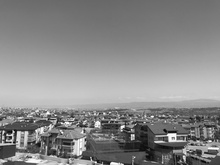
%> input picture low pass filtering process/new_image.jpeg, 220 x 165 px, shrunk from 1600 x 1200 before the run
$ octave 'low pass filtering process code.m'   (GNU Octave 9; MATLAB toolbox functions it lacks are replaced by stand-ins)
%> lines starting %> are read from the running program, lines starting %| are printed output that depends on the picture
clear all,clc,close all
I = imread('new_image.jpeg');
%> I is the input picture: size 165x220 uint8; min 0, max 255, mean 136.3
gray=im2double(I);
[N M]=size(gray);
%> N = 165; M = 220
SNR0 = 0;
SNR10 = 10;
SNR20 = 20;
SNR30 = 30;
qmax=1;
qmin=0;

PS=sum(sum(gray.^2))/(M*N);
%> PS = 0.315

%0 db Gurultulu Fotograf
sigma0 = PS./(10^(0.1*SNR0));
%> sigma0 = 0.315
W0 = sqrt(sigma0).*randn(N,M);
A0= plus(gray,W0);
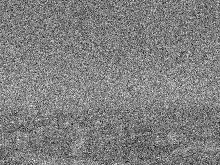
%> A0: size 165x220 double; min -1.84, max 2.87, mean 0.53; drawn with min black and max white

%10 db Gurultulu Fotograf
sigma10 = PS./(10^(0.1*SNR10));
%> sigma10 = 0.0315
W10 = sqrt(sigma10).*randn(N,M);
A10= plus(gray,W10);
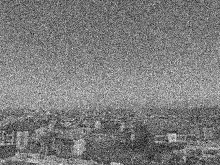
%> A10: size 165x220 double; min -0.444, max 1.56, mean 0.534; drawn with min black and max white

%20 db Gurultulu Fotograf
sigma20 = PS./(10^(0.1*SNR20));
%> sigma20 = 0.00315
W20 = sqrt(sigma20).*randn(N,M);
A20= plus(gray,W20);

%30 db Gurultulu Fotograf
sigma30 = PS./(10^(0.1*SNR30));
%> sigma30 = 0.000315
W30 = sqrt(sigma30).*randn(N,M);
A30= plus(gray,W30);

% Suzgecler icin matrisler

ags1 = [1 1 1;1 1 1;1 1 1]/9;
ags2 = [1 1 1;1 2 1;1 1 1]*(1/10);
ags3 = [1 2 1;2 4 2;1 2 1]*(1/16);
ags11 = ones(7,7)/9;
ags31 = [   1 1 1 1 1 1 1;
            1 1 1 1 1 1 1;
            1 1 1 2 1 1 1;
            1 1 2 4 2 1 1;
            1 1 1 2 1 1 1;
            1 1 1 1 1 1 1;
            1 1 1 1 1 1 1;]*(1/16);

%Figur 1:

B(1:N+2,1:M+2)=zeros;
%> B: size 167x222 double; every value is 0
[Nb Mb]=size(B);
%> Nb = 167; Mb = 222
B(2:Nb-1,2:Mb-1)=A0;
[nmr nmc] = size (ags1);
nyr = Nb-nmr+1;
%> nyr = 165
nyc = Mb-nmc+1;
%> nyc = 220
y_fig1_a=zeros(nyr,nyc);

for yr=1:nyr
    for yc=1:nyc
        sum=0;
        for mr=1:nmr
            for mc=1:nmc
                sum = sum +B(yr-mr+nmr,yc-mc+nmc).*ags1(mr,mc);
            end
        end
        y_fig1_a(yr,yc)=sum;
    end
end

y_fig1_b = conv2(A0,ags2,'same');
y_fig1_c = conv2(A0,ags3,'same');
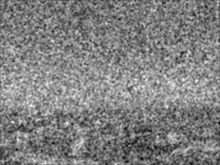
%> y_fig1_c: size 165x220 double; min -0.557, max 1.59, mean 0.528; drawn with min black and max white

y_fig1_amax=max(max(y_fig1_a));
%> y_fig1_amax = 1.38
y_fig1_amin=min(min(y_fig1_a));
%> y_fig1_amin = -0.412
beta_y_fig1_a=round(qmax-qmin)./(y_fig1_amax-y_fig1_amin);
%> beta_y_fig1_a = 0.559
q_fig1_a = (beta_y_fig1_a*(y_fig1_a-y_fig1_amin));

y_fig1_bmax=max(max(y_fig1_b));
%> y_fig1_bmax = 1.43
y_fig1_bmin=min(min(y_fig1_b));
%> y_fig1_bmin = -0.467
beta_y_fig1_b=round(qmax-qmin)./(y_fig1_bmax-y_fig1_bmin);
%> beta_y_fig1_b = 0.527
q_fig1_b = (beta_y_fig1_b*(y_fig1_b-y_fig1_bmin));

y_fig1_cmax=max(max(y_fig1_c));
%> y_fig1_cmax = 1.59
y_fig1_cmin=min(min(y_fig1_c));
%> y_fig1_cmin = -0.557
beta_y_fig1_c=round(qmax-qmin)./(y_fig1_cmax-y_fig1_cmin);
%> beta_y_fig1_c = 0.467
q_fig1_c = (beta_y_fig1_c*(y_fig1_c-y_fig1_cmin));

%Figur 2:

y_fig2_a = conv2(A10,ags1,'same');
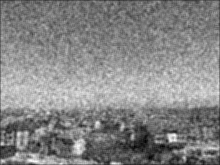
%> y_fig2_a: size 165x220 double; min -0.0589, max 1.06, mean 0.53; drawn with min black and max white
y_fig2_b = conv2(A10,ags2,'same');
y_fig2_c = conv2(A10,ags3,'same');

y_fig2_amax=max(max(y_fig2_a));
%> y_fig2_amax = 1.06
y_fig2_amin=min(min(y_fig2_a));
%> y_fig2_amin = -0.0589
beta_y_fig2_a=round(qmax-qmin)./(y_fig2_amax-y_fig2_amin);
%> beta_y_fig2_a = 0.891
q_fig2_a = (beta_y_fig2_a*(y_fig2_a-y_fig2_amin));

y_fig2_bmax=max(max(y_fig2_b));
%> y_fig2_bmax = 1.06
y_fig2_bmin=min(min(y_fig2_b));
%> y_fig2_bmin = -0.0755
beta_y_fig2_b=round(qmax-qmin)./(y_fig2_bmax-y_fig2_bmin);
%> beta_y_fig2_b = 0.884
q_fig2_b = (beta_y_fig2_b*(y_fig2_b-y_fig2_bmin));

y_fig2_cmax=max(max(y_fig2_c));
%> y_fig2_cmax = 1.07
y_fig2_cmin=min(min(y_fig2_c));
%> y_fig2_cmin = -0.0881
beta_y_fig2_c=round(qmax-qmin)./(y_fig2_cmax-y_fig2_cmin);
%> beta_y_fig2_c = 0.865
q_fig2_c = (beta_y_fig2_c*(y_fig2_c-y_fig2_cmin));

%Figur 3:

y_fig3_a = conv2(A30,ags1,'same');
y_fig3_b = conv2(A30,ags2,'same');
y_fig3_c = conv2(A30,ags3,'same');

y_fig3_amax=max(max(y_fig3_a));
%> y_fig3_amax = 0.977
y_fig3_amin=min(min(y_fig3_a));
%> y_fig3_amin = 0.058
beta_y_fig3_a=round(qmax-qmin)./(y_fig3_amax-y_fig3_amin);
%> beta_y_fig3_a = 1.09
q_fig3_a = (beta_y_fig3_a*(y_fig3_a-y_fig3_amin));

y_fig3_bmax=max(max(y_fig3_b));
%> y_fig3_bmax = 0.976
y_fig3_bmin=min(min(y_fig3_b));
%> y_fig3_bmin = 0.0589
beta_y_fig3_b=round(qmax-qmin)./(y_fig3_bmax-y_fig3_bmin);
%> beta_y_fig3_b = 1.09
q_fig3_b = (beta_y_fig3_b*(y_fig3_b-y_fig3_bmin));

y_fig3_cmax=max(max(y_fig3_c));
%> y_fig3_cmax = 0.976
y_fig3_cmin=min(min(y_fig3_c));
%> y_fig3_cmin = 0.0606
beta_y_fig3_c=round(qmax-qmin)./(y_fig3_cmax-y_fig3_cmin);
%> beta_y_fig3_c = 1.09
q_fig3_c = (beta_y_fig3_c*(y_fig3_c-y_fig3_cmin));

%Figur 4:

y_fig4_a = conv2(A0,ags1,'same');
y_fig4_b = conv2(A0,ags11,'same');
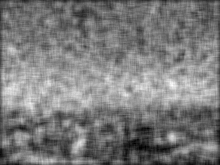
%> y_fig4_b: size 165x220 double; min -0.145, max 6.03, mean 2.84; drawn with min black and max white

y_fig4_amax=max(max(y_fig4_a));
%> y_fig4_amax = 1.38
y_fig4_amin=min(min(y_fig4_a));
%> y_fig4_amin = -0.412
beta_y_fig4_a=round(qmax-qmin)./(y_fig4_amax-y_fig4_amin);
%> beta_y_fig4_a = 0.559
q_fig4_a = (beta_y_fig4_a*(y_fig4_a-y_fig4_amin));

y_fig4_bmax=max(max(y_fig4_b));
%> y_fig4_bmax = 6.03
y_fig4_bmin=min(min(y_fig4_b));
%> y_fig4_bmin = -0.145
beta_y_fig4_b=round(qmax-qmin)./(y_fig4_bmax-y_fig4_bmin);
%> beta_y_fig4_b = 0.162
q_fig4_b = (beta_y_fig4_b*(y_fig4_b-y_fig4_bmin));

%Figur 5:

y_fig5_a = conv2(A20,ags1,'same');
y_fig5_b = conv2(A20,ags11,'same');
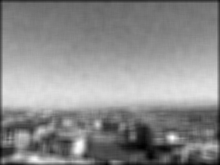
%> y_fig5_b: size 165x220 double; min 0.43, max 4.85, mean 2.86; drawn with min black and max white

y_fig5_amax=max(max(y_fig5_a));
%> y_fig5_amax = 1.01
y_fig5_amin=min(min(y_fig5_a));
%> y_fig5_amin = 0.0316
beta_y_fig5_a=round(qmax-qmin)./(y_fig5_amax-y_fig5_amin);
%> beta_y_fig5_a = 1.02
q_fig5_a = (beta_y_fig5_a*(y_fig5_a-y_fig5_amin));

y_fig5_bmax=max(max(y_fig5_b));
%> y_fig5_bmax = 4.85
y_fig5_bmin=min(min(y_fig5_b));
%> y_fig5_bmin = 0.43
beta_y_fig5_b=round(qmax-qmin)./(y_fig5_bmax-y_fig5_bmin);
%> beta_y_fig5_b = 0.226
q_fig5_b = (beta_y_fig5_b*(y_fig5_b-y_fig5_bmin));


%Figur 6:

y_fig6_a = conv2(A0,ags3,'same');
y_fig6_b = conv2(A0,ags31,'same');

y_fig6_amax=max(max(y_fig6_a));
%> y_fig6_amax = 1.59
y_fig6_amin=min(min(y_fig6_a));
%> y_fig6_amin = -0.557
beta_y_fig6_a=round(qmax-qmin)./(y_fig6_amax-y_fig6_amin);
%> beta_y_fig6_a = 0.467
q_fig6_a = (beta_y_fig6_a*(y_fig6_a-y_fig6_amin));

y_fig6_bmax=max(max(y_fig6_b));
%> y_fig6_bmax = 4.05
y_fig6_bmin=min(min(y_fig6_b));
%> y_fig6_bmin = -0.19
beta_y_fig6_b=round(qmax-qmin)./(y_fig6_bmax-y_fig6_bmin);
%> beta_y_fig6_b = 0.236
q_fig6_b = (beta_y_fig6_b*(y_fig6_b-y_fig6_bmin));

%Figur 7:

y_fig7_a = conv2(A20,ags3,'same');
y_fig7_b = conv2(A20,ags31,'same');

y_fig7_amax=max(max(y_fig7_a));
%> y_fig7_amax = 1.01
y_fig7_amin=min(min(y_fig7_a));
%> y_fig7_amin = 0.0213
beta_y_fig7_a=round(qmax-qmin)./(y_fig7_amax-y_fig7_amin);
%> beta_y_fig7_a = 1.01
q_fig7_a = (beta_y_fig7_a*(y_fig7_a-y_fig7_amin));

y_fig7_bmax=max(max(y_fig7_b));
%> y_fig7_bmax = 3.14
y_fig7_bmin=min(min(y_fig7_b));
%> y_fig7_bmin = 0.272
beta_y_fig7_b=round(qmax-qmin)./(y_fig7_bmax-y_fig7_bmin);
%> beta_y_fig7_b = 0.348
q_fig7_b = (beta_y_fig7_b*(y_fig7_b-y_fig7_bmin));

% Görüntüleme komutları
figure %1
subplot(2,2,1),imshow(A0);title('SNR=0db Gurultu Eklenmis Orjinal Resim');
subplot(2,2,2),imshow(q_fig1_a);title('AGS 1');
subplot(2,2,3),imshow(q_fig1_b);title('AGS 2');
subplot(2,2,4),imshow(q_fig1_c);title('AGS 3');

figure %2
subplot(2,2,1),imshow(A10);title('SNR=10db Gurultu Eklenmis Orjinal Resim');
%> after `imshow(A10)`:
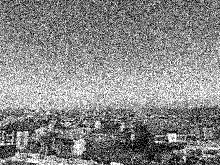
%> displayed picture: size 165x220, on the screen's scale of 0 to 255; min 0, max 255, mean 135.8
subplot(2,2,2),imshow(q_fig2_a);title('AGS 1');
subplot(2,2,3),imshow(q_fig2_b);title('AGS 2');
subplot(2,2,4),imshow(q_fig2_c);title('AGS 3');

figure %3
subplot(2,2,1),imshow(A30);title('SNR=30db Gurultu Eklenmis Orjinal Resim');
subplot(2,2,2),imshow(q_fig3_a);title('AGS 1');
subplot(2,2,3),imshow(q_fig3_b);title('AGS 2');
subplot(2,2,4),imshow(q_fig3_c);title('AGS 3');

figure %4
subplot(1,3,1),imshow(A0);title('SNR=0 db Gurultu Eklenmis Orjinal Resim');
subplot(1,3,2),imshow(q_fig4_a);title('AGS 1 3x3 Boyut');
subplot(1,3,3),imshow(q_fig4_b);title('AGS 1 7x7 Boyut');

figure %5
subplot(1,3,1),imshow(A20);title('SNR=20db Gurultu Eklenmis Orjinal Resim');
subplot(1,3,2),imshow(q_fig5_a);title('AGS 1 3x3 Boyutta');
subplot(1,3,3),imshow(q_fig5_b);title('AGS 1 7x7 Boyutta');

figure %6
subplot(1,3,1),imshow(A0);title('SNR=0db Gurultu Eklenmis Orjinal Resim');
subplot(1,3,2),imshow(q_fig6_a);title('AGS 3 3x3 Boyut');
subplot(1,3,3),imshow(q_fig6_b);title('AGS 3 7x7 Boyut');

figure %7
subplot(1,3,1),imshow(A20);title('SNR=20db Gurultu Eklenmis Orjinal Resim');
subplot(1,3,2),imshow(q_fig7_a);title('AGS 3 3x3 Boyut');
subplot(1,3,3),imshow(q_fig7_b);title('AGS 3 7x7 Boyut');

figure
imshow(I);title('Griye Cevrilen Orjinal Resim');
